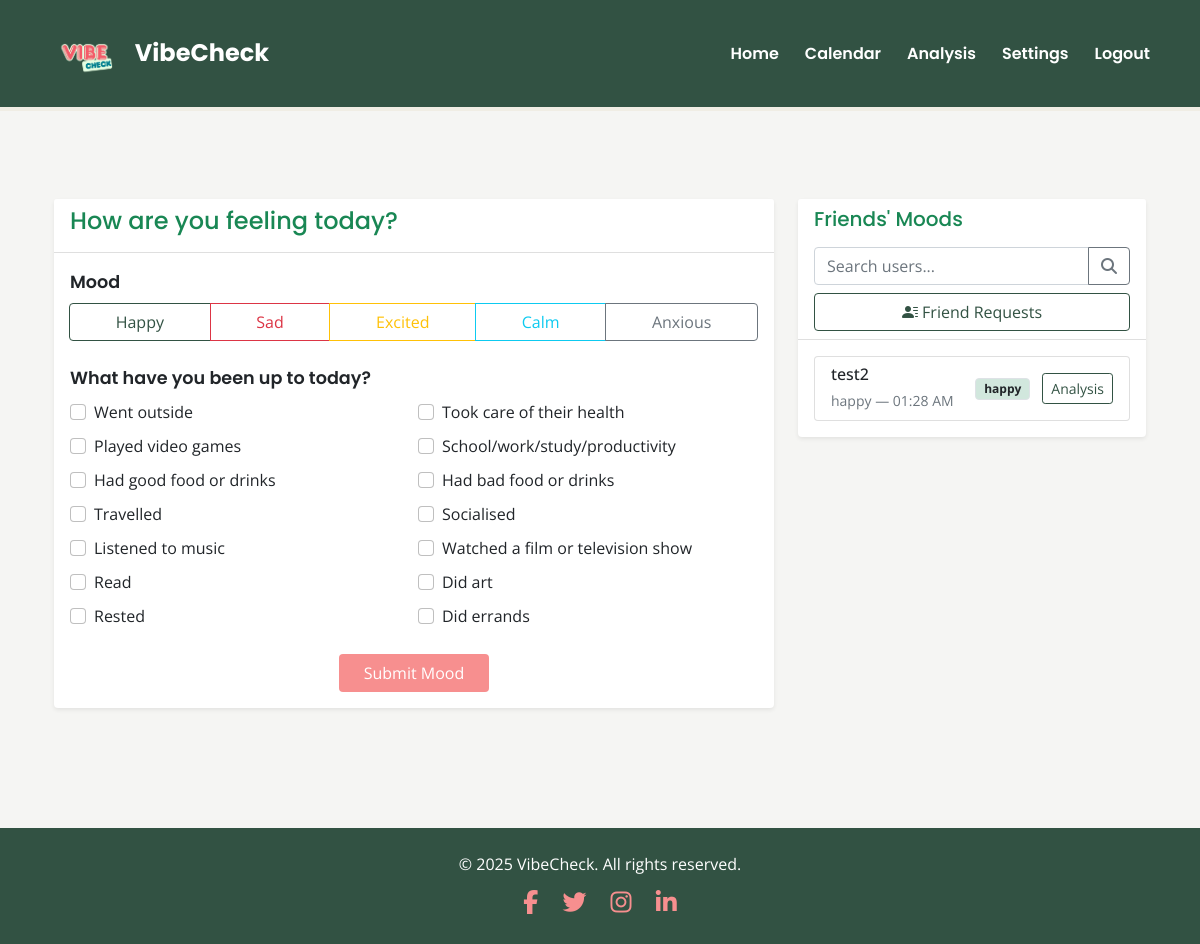
/home (signed in), run on an earlier commit of the app's database.
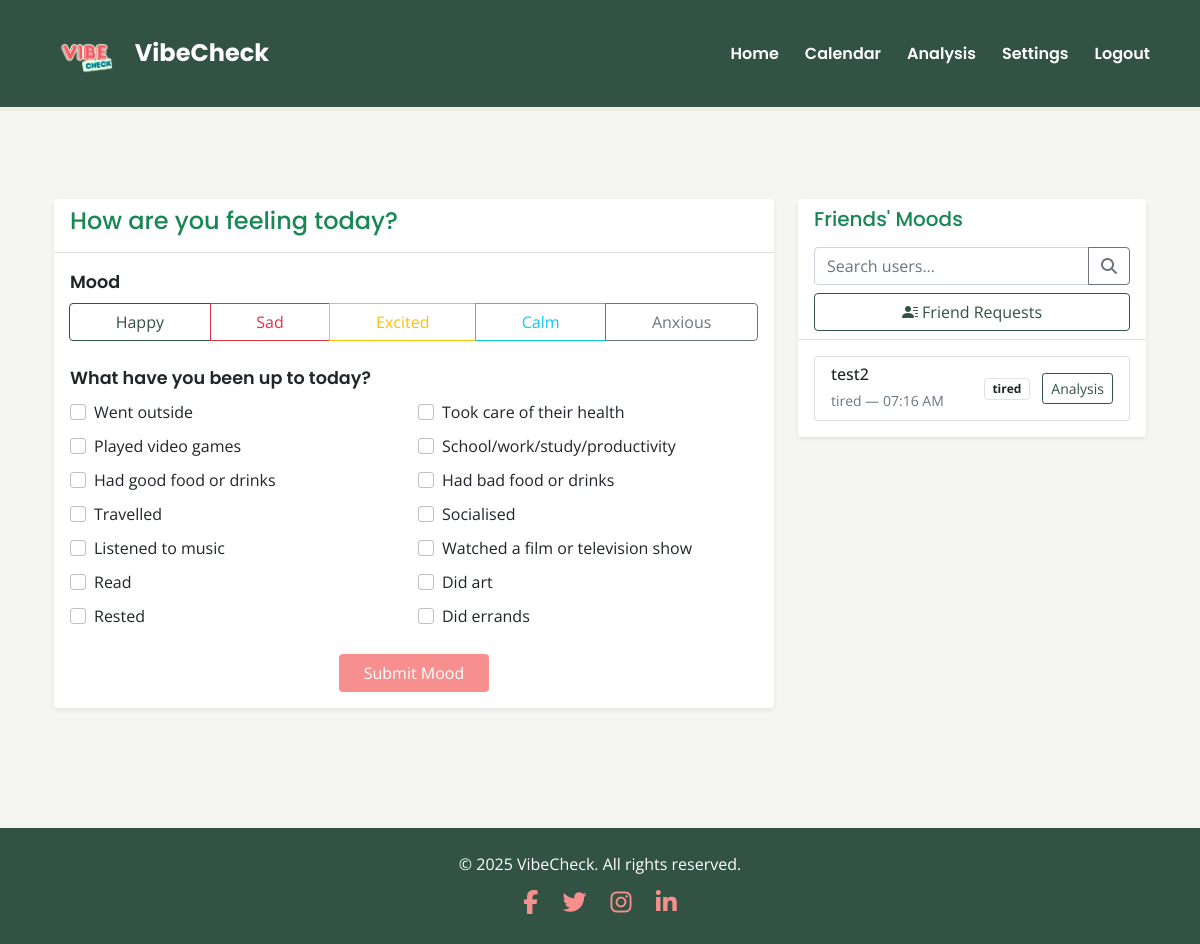
And on a later commit of the database.
### app/models.py (models this page shows, shortened)
class User(UserMixin, db.Model):
    username = db.Column(db.String(30), primary_key=True)
    password = db.Column(db.String(100))
    privacy_setting = db.Column(db.String(20), default='friends')  # Can be 'public', 'friends', or 'private'
    moods = db.relationship('Mood', backref='user', lazy=True)
    friends = db.relationship(
        'User',
        secondary='friendships',
        primaryjoin=username==Friendship.user_id,
        secondaryjoin=username==Friendship.friend_id,
        backref='friend_of'
    )

class Mood(db.Model):
    id = db.Column(db.Integer, primary_key=True)
    mood = db.Column(db.String(50), nullable=False)
    reasons = db.Column(db.String(500), nullable=True)  # JSON string of selected reasons
    timestamp = db.Column(db.DateTime, nullable=False)
    user_id = db.Column(db.String(30), db.ForeignKey('user.username'), nullable=False)
    @staticmethod
    def get_all_reasons():
        return [
            "Went outside",
            "Took care of their health",
            "Played video games",
            "School/work/study/productivity",
            "Had good food or drinks",
            "Had bad food or drinks",
            "Travelled",
            "Socialised",
            "Listened to music",
            "Watched a film or television show",
            "Read",
            "Did art",
            "Rested",
            "Did errands"
        ]

### app/main.py (the view)
@bp.route('/home')
@login_required
def home():
    today = datetime.now().date()
    today_start = datetime.combine(today, datetime.min.time())
    today_end = datetime.combine(today, datetime.max.time())
    today_mood = Mood.query.filter(
        Mood.user_id == current_user.username,
        Mood.timestamp >= today_start,
        Mood.timestamp <= today_end
    ).first()
    friends = []
    for friend in current_user.friends:
        friend_mood = Mood.query.filter(
            Mood.user_id == friend.username,
            Mood.timestamp >= today_start,
            Mood.timestamp <= today_end
        ).first()
        friends.append({
            'username': friend.username,
            'today_mood': friend_mood
        })
    return render_template('home.html',
                         today_mood=today_mood,
                         friends=friends,
                         reasons=Mood.get_all_reasons(),
                         user_id=current_user.username)

### app/__init__.py (called while the page is built)
def create_app(config_class=Config):
    app = Flask(__name__)
    app.config.from_object(config_class)
    if csrf_available:
        csrf = CSRFProtect(app)  # moved here to use app context directly
    db.init_app(app)
    login_manager.init_app(app)
    from app.auth import bp as auth_bp
    app.register_blueprint(auth_bp)
    from app.main import bp as main_bp
    app.register_blueprint(main_bp)
    os.makedirs(os.path.join(os.path.dirname(os.path.dirname(__file__)), 'instance'), exist_ok=True)
    from app.models import User, Mood, Friendship
    @login_manager.user_loader
    def load_user(id):
        return User.query.get(str(id))
    return app

### app/templates/home.html (shortened to what this page needs)
{% extends "base.html" %}
{% block head %}
<link rel="stylesheet" href="{{ url_for('static', filename='css/home.css') }}">
{% endblock %}
{% block content %}
<div class="container my-5">
  <div class="row">
    <div class="col-lg-8 mb-4">
      <div class="card shadow-sm border-0">
        <div class="card-header bg-white">
          <h4 class="text-success" style="font-family: 'Poppins', sans-serif;">How are you feeling today?</h4>
        </div>
        <div class="card-body">
          <form id="moodForm">
            <div class="mb-4">
              <label class="form-label fw-semibold text-dark mood-label">Mood</label>
              <div class="btn-group w-100" role="group">
                {% set moods = [('happy', 'success'), ('sad', 'danger'), ('excited', 'warning'), ('calm', 'info'), ('anxious', 'secondary')] %}
                {% for mood, color in moods %}
                <label class="btn btn-outline-{{ color }}" for="{{ mood }}">{{ mood.capitalize() }}</label>
                {% endfor %}
              </div>
            </div>
            <div class="mb-4">
              <label class="form-label fw-semibold text-dark reason-label">What have you been up to today?</label>
              <div class="row g-2 activity-checkboxes">
                {% for reason in reasons %}
                <div class="col-sm-6">
                  <div class="form-check">
                    <input class="form-check-input" type="checkbox" name="reasons" value="{{ reason }}" id="reason{{ loop.index }}">
                    <label class="form-check-label" for="reason{{ loop.index }}">{{ reason }}</label>
                  </div>
                </div>
                {% endfor %}
              </div>
            </div>
            <div class="text-center">
              <button type="submit" class="btn px-4" style="background-color: #F78F8F; color: white;">Submit Mood</button>
            </div>
          </form>
        </div>
      </div>
    </div>
    <div class="col-lg-4">
      <div class="card shadow-sm border-0">
        <div class="card-header bg-white d-flex flex-column align-items-start">
          <h5 class="text-success mb-3" style="font-family: 'Poppins', sans-serif;">Friends' Moods</h5>
          <div class="input-group mb-2">
            <input type="text" id="userSearch" class="form-control" placeholder="Search users...">
            <button class="btn btn-outline-secondary" type="button" id="searchButton"><i class="fas fa-search"></i></button>
          </div>
          <button id="openFriendModal" class="btn btn-outline-success w-100" data-bs-toggle="modal" data-bs-target="#friendModal"><i class="bi bi-person-lines-fill"></i>
Friend Requests</button>
        </div>
        <div class="card-body">
          <div id="friendsList">
            {% if friends %}
              <div class="list-group">
                {% for friend in friends %}
                <div class="list-group-item">
                  <div class="d-flex justify-content-between align-items-center">
                    <div>
                      <h6 class="mb-1">
                        <a href="{{ url_for('main.calendar_view', user_id=friend.username) }}" class="text-decoration-none text-dark">{{ friend.username }}</a>
                      </h6>
                      {% if friend.today_mood %}
                      <small class="text-muted">{{ friend.today_mood.mood }} — {{ friend.today_mood.timestamp.strftime('%I:%M %p') }}</small>
                      {% else %}
                      <small class="text-muted">No mood recorded today</small>
                      {% endif %}
                    </div>
                    <div class="text-end">
                      {% if friend.today_mood %}
                      <span class="badge bg-{{ friend.today_mood.mood }}-subtle text-dark border">{{ friend.today_mood.mood }}</span>
                      {% endif %}
                      <a href="{{ url_for('main.analysis', user_id=friend.username) }}" class="btn btn-sm btn-outline-success ms-2">Analysis</a>
                    </div>
                  </div>
                </div>
                {% endfor %}
              </div>
            {% else %}
              <p class="text-muted">No friends added yet.</p>
            {% endif %}
          </div>
        </div>
      </div>
    </div>
  </div>
</div>
{% endblock %}

### app/templates/base.html (shortened to what this page needs)
<!DOCTYPE html>
<html lang="en">
<head>
    <link href="https://cdn.jsdelivr.net/npm/bootstrap@5.1.3/dist/css/bootstrap.min.css" rel="stylesheet">
    <link rel="stylesheet" href="https://cdn.jsdelivr.net/npm/bootstrap-icons@1.10.5/font/bootstrap-icons.css"/>
    <link rel="stylesheet" href="https://cdnjs.cloudflare.com/ajax/libs/font-awesome/6.5.0/css/all.min.css" />
    <link href="../static/css/base.css" rel="stylesheet">
    {% block head %}{% endblock %}
</head>
<body class="d-flex flex-column min-vh-100">
<nav class="navbar navbar-expand-md navbar-dark custom-navbar">
  <div class="container py-3">
    <a class="navbar-brand d-flex align-items-center" href="{{ url_for('main.home') }}">
      <img src="{{ url_for('static', filename='images/Vibe.png') }}" alt="App Logo" class="me-2" style="height: 45px;">
      <h1 class="m-0 fs-4 text-white">VibeCheck</h1>
    </a>
    <div class="collapse navbar-collapse" id="navbarHeader">
      <ul class="navbar-nav ms-auto">
        {% if current_user.is_authenticated %}
          <li class="nav-item">
            <a class="nav-link text-white" href="{{ url_for('main.home') }}">Home</a>
          </li>
          <li class="nav-item">
            <a class="nav-link text-white" href="{{ url_for('main.calendar_view', user_id=current_user.username) }}">Calendar</a>
          </li>
          <li class="nav-item">
            <a class="nav-link text-white" href="{{ url_for('main.analysis', user_id=current_user.username) }}">Analysis</a>
          </li>
          <li class="nav-item">
            <a class="nav-link text-white" href="{{ url_for('main.change_password') }}">Settings</a>
          </li>
          <li class="nav-item">
            <a class="nav-link text-white" href="{{ url_for('auth.logout') }}">Logout</a>
          </li>
        {% endif %}
      </ul>
    </div>
  </div>
</nav>
     <main class="container mt-4 flex-fill">
        {% block content %}{% endblock %}
    </main>
<footer class="footer text-center py-4 mt-5">
  <p class="mb-2">© 2025 VibeCheck. All rights reserved.</p>
  <div class="social-icons">
    <a href="#"><i class="fab fa-facebook-f"></i></a>
    <a href="#"><i class="fab fa-twitter"></i></a>
    <a href="#"><i class="fab fa-instagram"></i></a>
    <a href="#"><i class="fab fa-linkedin-in"></i></a>
  </div>
</footer>
</body>
</html>

### app/static/css/base.css (style rules this page uses)
body { background-color: #F5F5F3; font-family: 'Open Sans', sans-serif; }
.custom-navbar { background-color: #325243; padding: 10px 20px; border-bottom: 4px solid #F0EDE4; }
.custom-navbar .navbar-brand h1 { font-family: 'Poppins', sans-serif; color: #fff; font-size: 1.8rem; font-weight: 700; margin: 0; }
.custom-navbar .nav-link { color: #FFFFFF; font-weight: 600; font-family: 'Poppins', sans-serif; padding: 8px 16px; border-radius: 25px; transition: background-color 0.3s; }
.custom-navbar .nav-item + .nav-item { margin-left: 10px; }
footer { text-align: center; padding: 20px; background-color: #325243; color: #FFFFFF; margin-top: 50px; }
.social-icons a { color: #F78F8F; margin: 0 10px; font-size: 1.5rem; transition: color 0.3s; }

### app/static/css/home.css (style rules this page uses)
.btn-outline-success { color: #325243; border-color: #325243; }
.mood-label, .reason-label { font-family: 'Poppins', sans-serif; font-size: 1.1rem; font-weight: 600; color: #325243; margin-bottom: 8px; }
#userSearch { border-top-right-radius: 0; border-bottom-right-radius: 0; }
#searchButton { border-top-left-radius: 0; border-bottom-left-radius: 0; }

What changed in the data, as far as the page shows it:
changed User "test2": today_mood.mood "happy" → "tired"; today_mood.timestamp "01:28 AM" → "07:16 AM"
